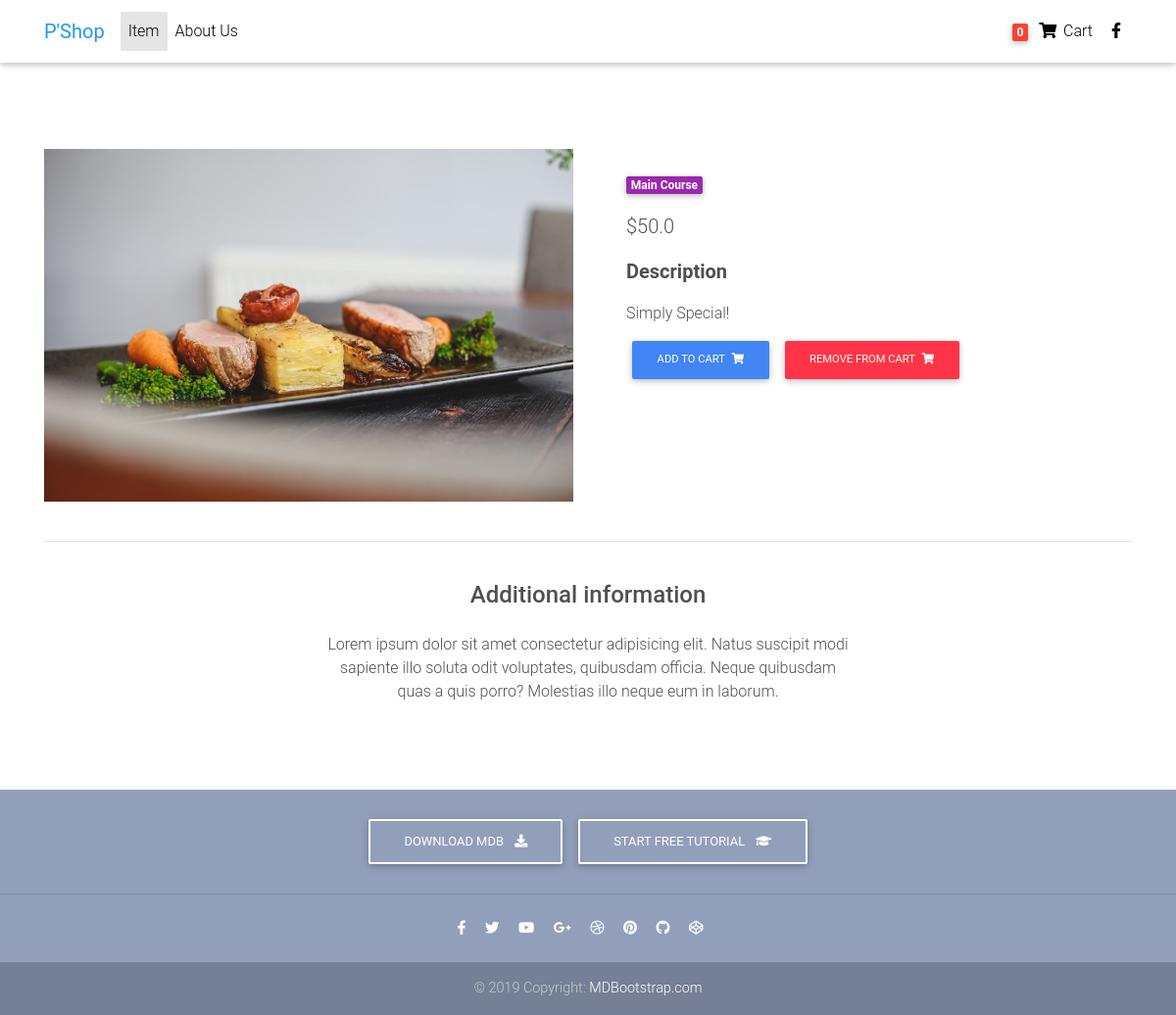
The page /order/product/milestone-special/ on the database its author committed.
### Order/models.py (models this page shows, shortened)
class Item(models.Model):
    title = models.CharField(max_length=100)
    price = models.FloatField()
    discount_price = models.FloatField(blank=True, null=True)
    category = models.CharField(choices=CATEGORY_CHOICES, max_length=3)
    label =  models.CharField(choices=LABEL_CHOICES, max_length=1)
    slug = models.SlugField()
    description = models.TextField()
    image = models.ImageField()
    def get_add_to_cart_url(self):
        return reverse("add_to_cart", kwargs={
            'slug': self.slug
        })
    def get_remove_from_cart_url(self):
        return reverse("remove_from_cart", kwargs={
            'slug': self.slug
        })

### Order/views.py (the view)
# urls.py: path('product/<slug>/', ItemDetailView.as_view(), name='product'),
class ItemDetailView(DetailView):
    model = Item
    template_name = 'Order/product-page.html'

### Order/templatetags/cart_template_tags.py (called while the page is built)
@register.filter
def cart_item_count(user):
    if user.is_authenticated:
        qs = Order.objects.filter(user=user, ordered=False)
        if qs.exists():
            return qs[0].items.count()
    return 0

### Order/templates/Order/product-page.html (shortened to what this page needs)
{% load static %}
{% load cart_template_tags %}
<!DOCTYPE html>
<html lang="en">
<head>
  <link rel="stylesheet" href="https://use.fontawesome.com/releases/v5.11.2/css/all.css">
  <link href="{% static 'Order/css/bootstrap.min.css' %}" rel="stylesheet">
  <link href="{% static 'Order/css/mdb.min.css' %}" rel="stylesheet">
  <link href="{% static 'Order/css/style.min.css' %}" rel="stylesheet">
</head>
<body>
  <nav class="navbar fixed-top navbar-expand-lg navbar-light white scrolling-navbar">
    <div class="container">
      <a class="navbar-brand waves-effect" href="{% url 'index' %}" target="_self">
        <strong class="blue-text">P'Shop</strong>
      </a>
      <div class="collapse navbar-collapse" id="navbarSupportedContent">
        <ul class="navbar-nav mr-auto">
          <li class="nav-item active">
            <a class="nav-link waves-effect" href="{% url 'item_list' %}">Item
            </a>
          </li>
          <li class="nav-item">
            <a class="nav-link waves-effect" href="{% url 'about' %}" target="_blank">About Us</a>
          </li>
        </ul>
        <ul class="navbar-nav nav-flex-icons">
          <li class="nav-item">
            <a href="{% url 'order_summary' %}" class="nav-link waves-effect">
              <span class="badge red z-depth-1 mr-1">{{ request.user|cart_item_count }}</span>
              <i class="fas fa-shopping-cart"></i>
              <span class="clearfix d-none d-sm-inline-block"> Cart </span>
            </a>
          </li>
          <li class="nav-item">
            <a href="https://www.facebook.com/mdbootstrap" class="nav-link waves-effect" target="_blank">
              <i class="fab fa-facebook-f"></i>
            </a>
          </li>
        </ul>
      </div>
    </div>
  </nav>
  <div class="mt-5 pt-5">
    </div>
  <main class="mt-1 pt-1">
    <div class="container dark-grey-text mt-5">
      <div class="row wow fadeIn">
        <div class="col-md-6 mb-4">
          <img src="{{ object.image.url }}" class="img-fluid" alt="">
        </div>
        <div class="col-md-6 mb-4">
          <div class="p-4">
            <div class="mb-3">
              <a href="">
                <span class="badge purple mr-1">{{ object.get_category_display }}</span>
              </a>
            </div>
            <p class="lead">
              {% if object.discount_price %}
                <span class="mr-1">
                <del>{{ object.price }}</del>
                </span>
                <span>${{ object.discount_price }}</span>
                  {% else %}
                    <span>${{ object.price }}</span>
              {% endif %}
            </p>
            <p class="lead font-weight-bold">Description</p>
            <p>{{ object.description }}</p>
            <a class="btn btn-primary btn-md my-0 p" href="{{ object.get_add_to_cart_url }}" type="submit">Add to cart
              <i class="fas fa-shopping-cart ml-1"></i>
            </a>
            <a class="btn btn-danger btn-md my-0 p" href="{{ object.get_remove_from_cart_url }}" type="submit">Remove from Cart
              <i class="fas fa-shopping-cart ml-1"></i>
            </a>
          </div>
        </div>
      </div>
      <hr>
      <div class="row d-flex justify-content-center wow fadeIn">
        <div class="col-md-6 text-center">
          <h4 class="my-4 h4">Additional information</h4>
          <p>Lorem ipsum dolor sit amet consectetur adipisicing elit. Natus suscipit modi sapiente illo soluta odit
            voluptates,
            quibusdam officia. Neque quibusdam quas a quis porro? Molestias illo neque eum in laborum.</p>
        </div>
      </div>
      <div class="row wow fadeIn">
        <div class="col-lg-4 col-md-12 mb-4">
        </div>
        <div class="col-lg-4 col-md-6 mb-4">
        </div>
        <div class="col-lg-4 col-md-6 mb-4">
        </div>
      </div>
    </div>
  </main>
  <footer class="page-footer text-center font-small mt-4 wow fadeIn">
    <div class="pt-4">
      <a class="btn btn-outline-white" href="https://mdbootstrap.com/docs/jquery/getting-started/download/" target="_blank"
        role="button">Download MDB
        <i class="fas fa-download ml-2"></i>
      </a>
      <a class="btn btn-outline-white" href="https://mdbootstrap.com/education/bootstrap/" target="_blank" role="button">Start
        free tutorial
        <i class="fas fa-graduation-cap ml-2"></i>
      </a>
    </div>
    <hr class="my-4">
    <div class="pb-4">
      <a href="https://www.facebook.com/mdbootstrap" target="_blank">
        <i class="fab fa-facebook-f mr-3"></i>
      </a>
      <a href="https://twitter.com/MDBootstrap" target="_blank">
        <i class="fab fa-twitter mr-3"></i>
      </a>
      <a href="https://www.youtube.com/watch?v=7MUISDJ5ZZ4" target="_blank">
        <i class="fab fa-youtube mr-3"></i>
      </a>
      <a href="https://plus.google.com/u/0/b/107863090883699620484" target="_blank">
        <i class="fab fa-google-plus-g mr-3"></i>
      </a>
      <a href="https://dribbble.com/mdbootstrap" target="_blank">
        <i class="fab fa-dribbble mr-3"></i>
      </a>
      <a href="https://pinterest.com/mdbootstrap" target="_blank">
        <i class="fab fa-pinterest mr-3"></i>
      </a>
      <a href="https://github.com/mdbootstrap/bootstrap-material-design" target="_blank">
        <i class="fab fa-github mr-3"></i>
      </a>
      <a href="http://codepen.io/mdbootstrap/" target="_blank">
        <i class="fab fa-codepen mr-3"></i>
      </a>
    </div>
    <div class="footer-copyright py-3">
      © 2019 Copyright:
      <a href="https://mdbootstrap.com/education/bootstrap/" target="_blank"> MDBootstrap.com </a>
    </div>
  </footer>
</body>
</html>

### rows shown on the page
Item: image (picture), category "Main Course", price "50.0", description "Simply Special!"

### other values the page prints
{{ request.user|cart_item_count }} "0"
